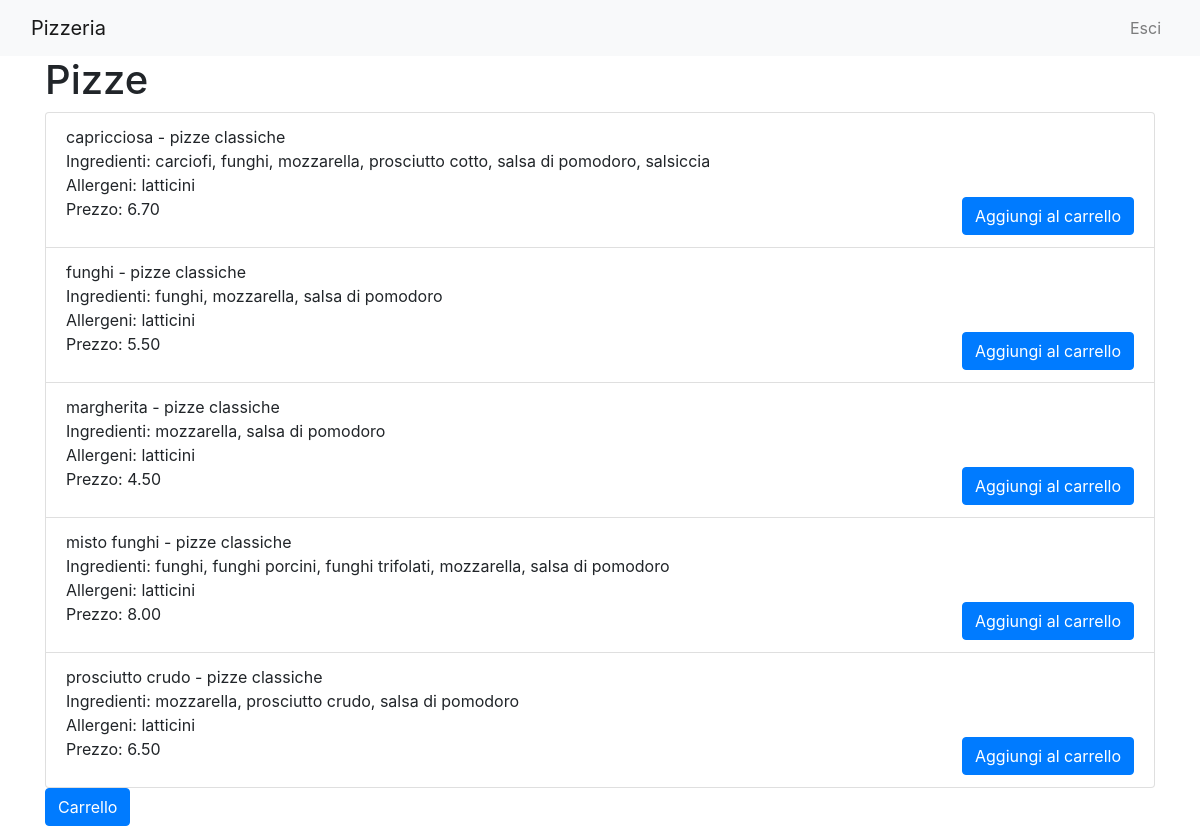
The page /Pizzeria/listino_pizze.php on the database its author committed.
### tables this page shows
CREATE TABLE `pizze` (
  `nome` varchar(45) NOT NULL,
  `prezzo` decimal(4,2) NOT NULL,
  `nomeTipo` varchar(45) NOT NULL,
  `vendute` int(10) UNSIGNED NOT NULL DEFAULT 0
);

### Pizzeria/listino_pizze.php (the view, shortened to what this page needs)
<?php
include_once "html_snippets/navbar.php";
$document_root = $_SERVER['DOCUMENT_ROOT'];
$setup = json_decode(file_get_contents($document_root . '/setup.json'), true);
$servername = 'localhost';
$username = $setup['dbUserName'];
$password = $setup['dbPassword'];
$dbname = $setup['dbName'];
$conn = new mysqli($servername, $username, $password, $dbname);
$sql = "SELECT p.nome, p.prezzo, p.nomeTipo, GROUP_CONCAT(i.nome SEPARATOR ', ') AS ingredienti, p.vendute, GROUP_CONCAT(DISTINCT i.nomeAllergene SEPARATOR ', ') AS allergeni
        FROM pizze p
        INNER JOIN composizione c ON p.nome = c.nomePizza
        INNER JOIN ingredienti i ON c.nomeIngrediente = i.nome
        GROUP BY p.nome";
$result = $conn->query($sql);
?>
<!DOCTYPE html>
<html lang="en">
<head>
    <link href="https://stackpath.bootstrapcdn.com/bootstrap/4.5.2/css/bootstrap.min.css" rel="stylesheet">
</head>
<body>
    <div class="container">
        <h1>Pizze</h1>
        <ul class="list-group">
            <?php
            if ($result->num_rows > 0) {
                while($row = $result->fetch_assoc()) {
                    echo '<li class="list-group-item">';
                    echo $row['nome'] . ' - ' . $row['nomeTipo'];
                    echo '<br>Ingredienti: ' . $row['ingredienti'];
                    echo '<br>Allergeni: ' . $row['allergeni'];
                    echo '<br>Prezzo: ' . $row['prezzo'];
                    echo '<a href="/scripts/add_to_basket.php?id=' . $row['nome'] . '" class="btn btn-primary float-right">Aggiungi al carrello</a>';
                    echo '</li>';
                }
            } else {
                echo "No pizzas found";
            }
            ?>
        </ul>
        <a href="/carrello.php" class="btn btn-primary">Carrello</a>
    </div>
</body>
</html>

### rows shown on the page
pizze: nome "capricciosa", nomeTipo "pizze classiche", ingredienti "carciofi, funghi, mozzarella, prosciutto cotto, salsa di pomodoro, salsiccia", allergeni "latticini", prezzo "6.70"
pizze: nome "funghi", nomeTipo "pizze classiche", ingredienti "funghi, mozzarella, salsa di pomodoro", allergeni "latticini", prezzo "5.50"
pizze: nome "margherita", nomeTipo "pizze classiche", ingredienti "mozzarella, salsa di pomodoro", allergeni "latticini", prezzo "4.50"
pizze: nome "misto funghi", nomeTipo "pizze classiche", ingredienti "funghi, funghi porcini, funghi trifolati, mozzarella, salsa di pomodoro", allergeni "latticini", prezzo "8.00"
pizze: nome "prosciutto crudo", nomeTipo "pizze classiche", ingredienti "mozzarella, prosciutto crudo, salsa di pomodoro", allergeni "latticini", prezzo "6.50"
